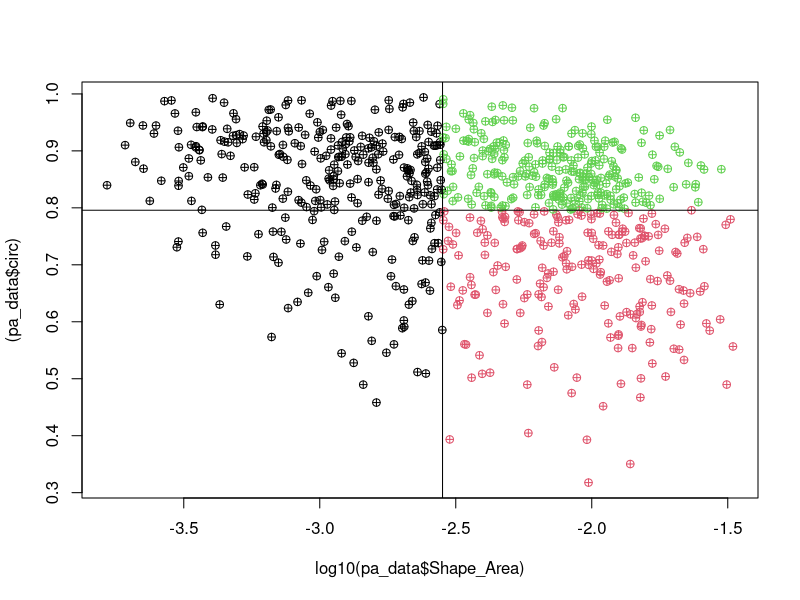
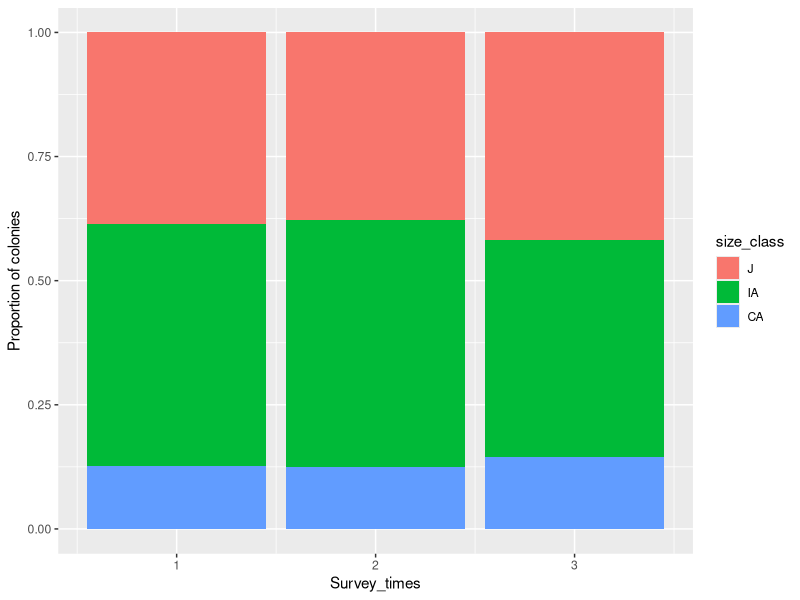
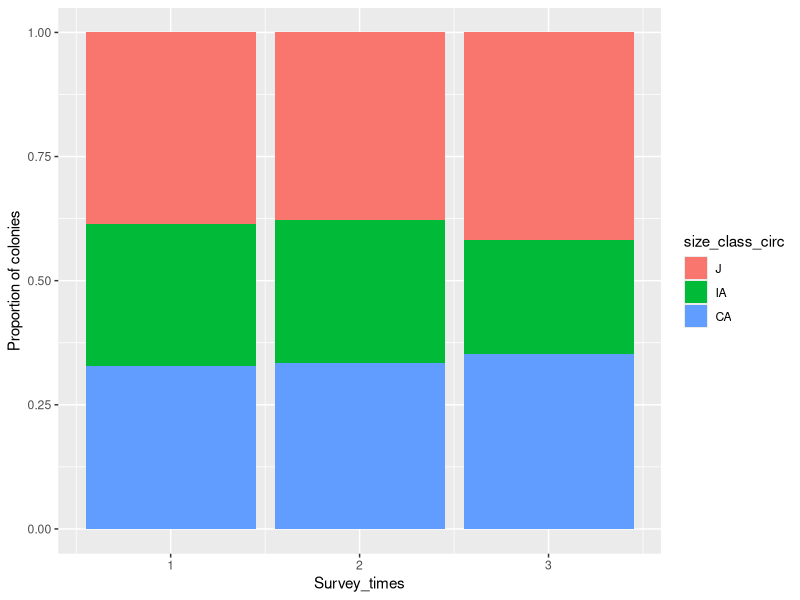
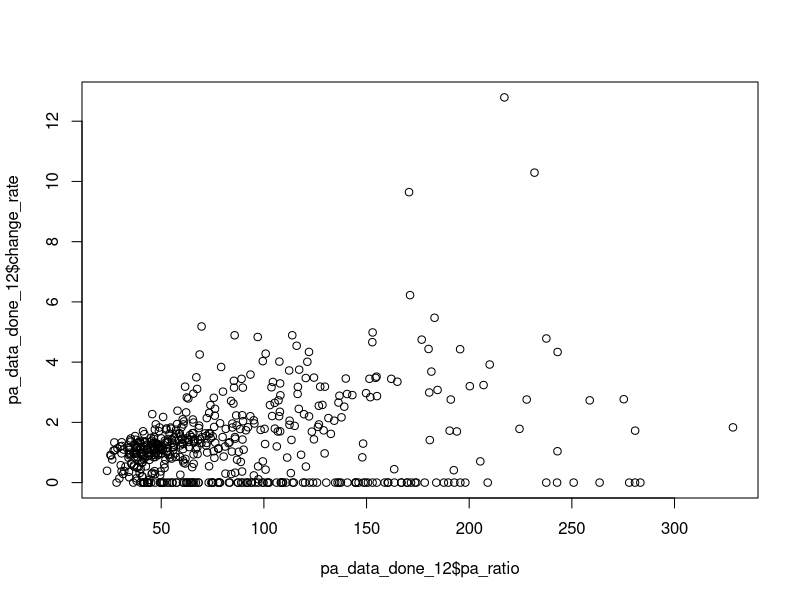
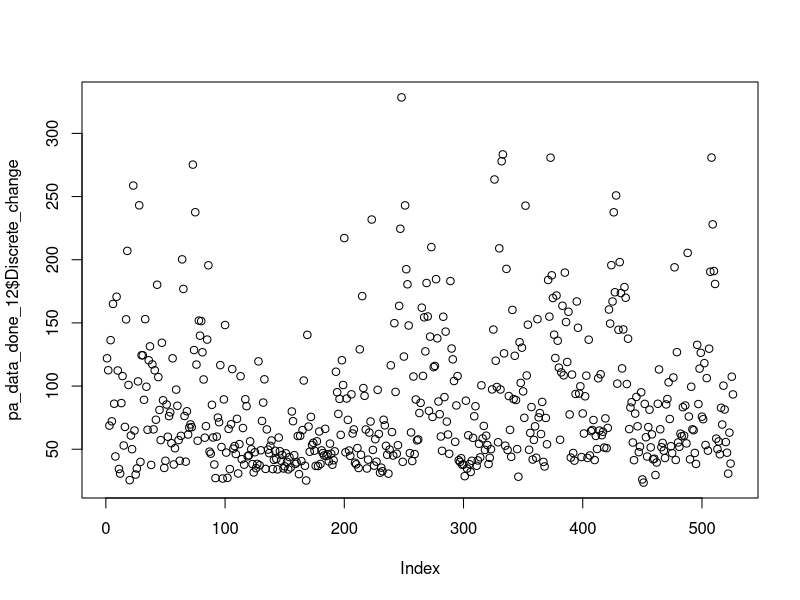
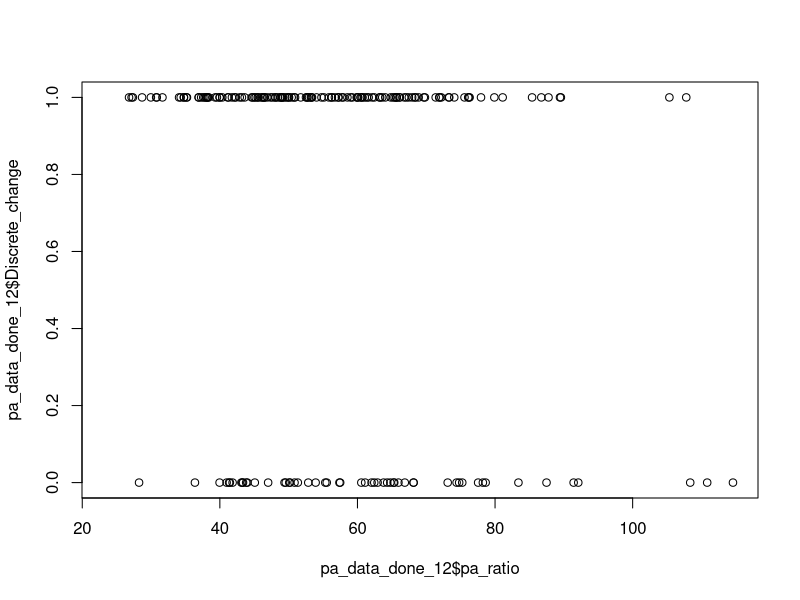
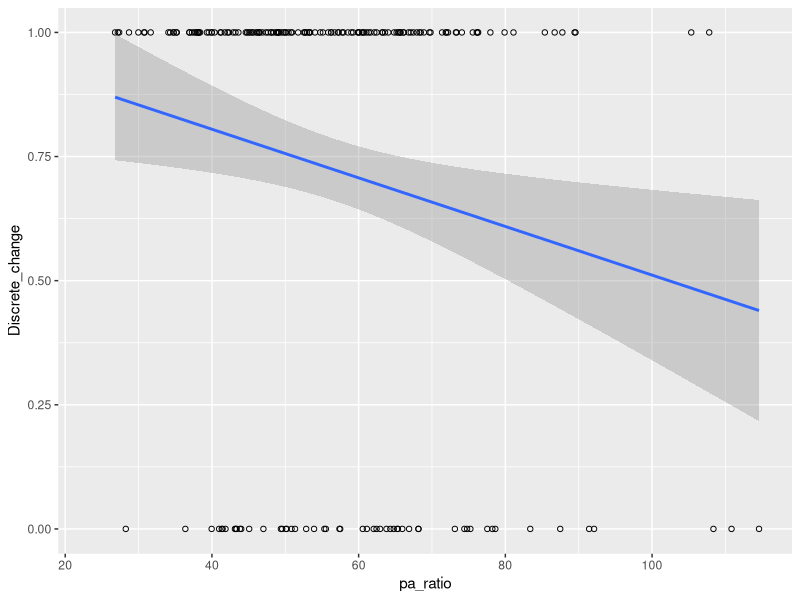
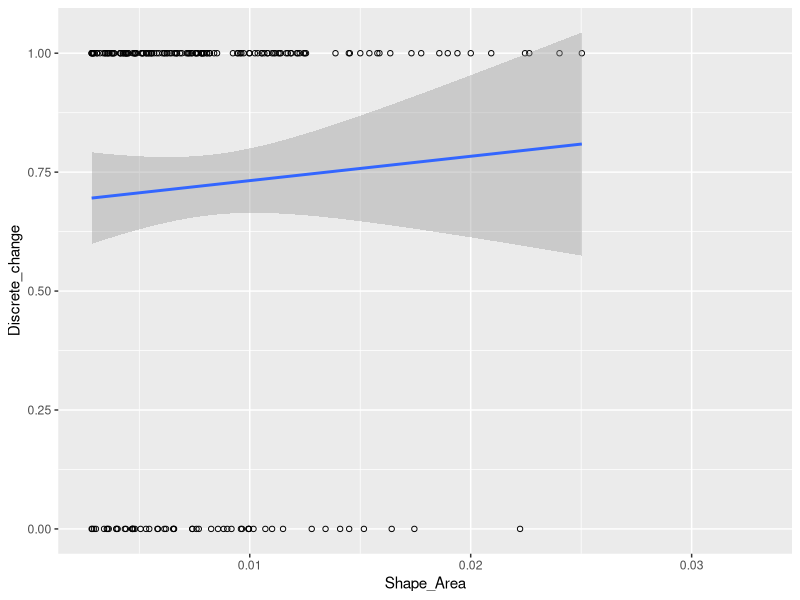

The R source for these figures, in order:
## ---- chunk 1
knitr::opts_chunk$set(echo = TRUE)
## ---- chunk 2
####LIBRARIES####
library(tidyverse)
library(readr)
## ---- chunk 3
####DATA####
pa_data <- read_csv("OL_PA_all.csv")

####CLASS CHECK####
pa_data$Shape_Length <- as.numeric(pa_data$Shape_Length)
pa_data$Shape_Area <- as.numeric(pa_data$Shape_Area)
pa_data$Survey_times <- as.numeric(pa_data$Survey_times)
pa_data$Plot_ID <- as.factor(pa_data$Plot_ID)
#pa_data$Source <- as.factor(pa_data$Source)
pa_data$Fate <- as.factor(pa_data$Fate)
pa_data$Recruit[is.na(pa_data$Recruit)] <- "N" #fill the data with NO recruit
pa_data$Recruit <- as.factor(pa_data$Recruit)
summary(pa_data)
#head(pa_data)

####Classify juvenile and adult####
pa_data$size_class[pa_data$Shape_Area<=0.002827433 ] <- 'J' #size smaller than 6 cm is juvenile
pa_data$size_class[pa_data$Shape_Area > 0.002827433] <- 'A'
pa_data$size_class <- as.factor(pa_data$size_class)

####Calculate pa_ratio####
pa_data$pa_ratio <- pa_data$Shape_Length / pa_data$Shape_Area
####Classify irregular and compact adult####
levels(pa_data$size_class) <- c(levels(pa_data$size_class), "IA", "CA")
pa_data$size_class[pa_data$pa_ratio<40 & pa_data$size_class=='A'] <- 'CA'
pa_data$size_class[pa_data$pa_ratio>=40 & pa_data$size_class=='A'] <- 'IA'

####Classify medium and large adult####
pa_data$pure_size[pa_data$Shape_Area<=0.002827433 ] <- 'S' #size smaller than 6 cm is juvenile
pa_data$pure_size[pa_data$Shape_Area>0.002827433 & pa_data$Shape_Area<= 0.06*0.06*pi] <- 'M'
pa_data$pure_size[pa_data$Shape_Area> 0.06*0.06*pi] <- 'L'
pa_data$pure_size <- as.factor(pa_data$pure_size)
pa_data$pure_size <- factor(pa_data$pure_size, levels = c("S","M","L"))

summary(pa_data)

## ---- chunk 4
pa_data$Circle_Length <- sqrt(pa_data$Shape_Area / pi) * 2 * pi
pa_data$circ <- pa_data$Circle_Length / pa_data$Shape_Length


# find the half total area of adult
half_adult_sum <- sum(pa_data$Shape_Area[pa_data$size_class != "J"]) / 2
adult_area <- 0
cutoff_circ <- NA
adult_data <- pa_data[pa_data$size_class != "J", ]
unique_areas <- sort(unique(adult_data$circ))


for (i in 1:length(unique_areas)){
  if(adult_area < half_adult_sum){
    adult_area <- adult_area + adult_data$Shape_Area[adult_data$circ == unique_areas[i]]
  }else{
    cutoff_circ <- unique_areas[i-1] #make the sum of CA IA closer
    break
  }
}

cutoff_circ


# Classify circularity by cutoff value

pa_data$size_class_circ <- NA
pa_data$size_class_circ[pa_data$Shape_Area <= 0.002827433] <- "J"
pa_data$size_class_circ[pa_data$Shape_Area > 0.002827433 & pa_data$circ <= cutoff_circ] <- "IA"
pa_data$size_class_circ[pa_data$Shape_Area > 0.002827433 & pa_data$circ > cutoff_circ] <- "CA"
pa_data$size_class_circ <- as.factor(pa_data$size_class_circ)
pa_data$size_class_circ <- factor(pa_data$size_class_circ, levels = c("J","IA","CA"))


####Plot pa_ratio with size base on morphological stages####
#data_p1 = filter(pa_data, Survey_times == 3)

plot(log10(pa_data$Shape_Area), (pa_data$circ),
     pch = 10,
     col = factor(pa_data$size_class_circ))
abline(v=log10(pi*0.03^2))#check the standard of adult
abline(h=cutoff_circ) #check the standard of compact adult

# Calculate number of J, IA, CA 
count_J_c <- sum(grepl("J", pa_data$size_class_circ))
count_IA_c <- sum(grepl("IA", pa_data$size_class_circ))
count_CA_c <- sum(grepl("CA", pa_data$size_class_circ))

pa_data$size_class_circ <- as.factor(pa_data$size_class_circ)
pa_data$size_class_circ <- factor(pa_data$size_class_circ, levels = c("J","IA","CA"))

count_IA_c
count_CA_c

##check total area
sum(pa_data$Shape_Area[pa_data$size_class_circ=="IA"])
sum(pa_data$Shape_Area[pa_data$size_class_circ=="CA"])

#GLM logestic regression , binomial, Fate 0 1
## ---- chunk 5
p1 = ggplot(data = pa_data, aes(x = Survey_times, fill = size_class,na.rm = TRUE)) + 
  geom_bar(position = "fill") +
  xlab("Survey_times") + 
  ylab("Proportion of colonies") 
p1

p1_c = ggplot(data = pa_data, aes(x = Survey_times, fill = size_class_circ,na.rm = TRUE)) + 
  geom_bar(position = "fill") +
  xlab("Survey_times") + 
  ylab("Proportion of colonies") 
p1_c

## ---- chunk 6
####Add Fate (G,S) and their sa_change####
pa_data_GS <- data.frame()
# Subset the data.frame to only include observations from the two dates of interest
for (plot_id in c("M1", "M2", "TY3")) { # loop in sites
  #print(plot_id)
  for (t in 1:2) { # loop in survey times
    #print(paste0("t=",t))
    pa_data_subset <- pa_data[pa_data$Plot_ID == plot_id,]
    pa_data_subset <- pa_data_subset[pa_data_subset$Survey_times == t | pa_data_subset$Survey_times == t+1, ]
    pa_data_subset <- pa_data_subset[!(pa_data_subset$Fate %in% c("D","Fu","Fi") & pa_data_subset$Survey_times == t), ]
    pa_data_subset <- pa_data_subset[!(pa_data_subset$Recruit == "Y"& pa_data_subset$Survey_times == t+1),] #don't calculate new colonies
    pa_data_subset <- pa_data_subset[!(!is.na(pa_data_subset$Source) & pa_data_subset$Survey_times == t+1),]
    
    # Create a new data.frame to store the area change for each coral colony
    area_change_df <- data.frame(ID = unique(pa_data_subset$ID), sa_change = NA)
    
    # Loop through each ID and calculate the area change between the two dates
    for (i in 1:length(unique(pa_data_subset$ID))) {
      #print(paste0("i=",i))
      current_id <- unique(pa_data_subset$ID)[i]
      current_area <- pa_data_subset[pa_data_subset$ID == current_id & pa_data_subset$Survey_times == t, "Shape_Area"]
      future_area <- pa_data_subset[pa_data_subset$ID == current_id & pa_data_subset$Survey_times == t+1, "Shape_Area"]
      # Check if current_area and future_area are not NA
      if (nrow(current_area) > 0 & nrow(future_area) > 0) {
        area_change <- future_area - current_area
        area_change_df[i, "sa_change"] <- area_change
      }
    }
    pa_data_subset <- pa_data_subset[pa_data_subset$Survey_times == t,] #only left t to merge
    # Merge the area change data.frame back into the original data.frame using the ID variable
    pa_data_subset$sa_change <- area_change_df$sa_change[match(pa_data_subset$ID, area_change_df$ID)]
    pa_data_GS <- rbind(pa_data_GS, pa_data_subset)
    }
}

#Calculate for growth and shrink
pa_data_GS$Fate <- ifelse(pa_data_GS$sa_change >= 0, "G", "S")
## ---- chunk 7
###Add sa_change of D ####
pa_data_D <- data.frame()

# Calculate sa_change
for (plot_id in c("M1", "M2", "TY3")) {
  for (t in 1:2) {
    # Subset the data.frame to only include D and N colonies
    pa_data_subset <- pa_data[pa_data$Plot_ID == plot_id,]
    pa_data_subset <- pa_data_subset[pa_data_subset$Survey_times == t, ]
    pa_data_subset <- pa_data_subset[pa_data_subset$Fate == "D", ]
    pa_data_subset <- pa_data_subset[complete.cases(pa_data_subset$ID), ] # clean NA rows
    
    # Create a new data.frame to store the area change for each coral colony
    area_change_df <- data.frame(ID = unique(pa_data_subset$ID), sa_change = NA)

    # Loop through each ID and calculate the area change between the two dates
    for (i in 1:length(unique(pa_data_subset$ID))) {
      #print(paste0("i=",i))
      current_id <- unique(pa_data_subset$ID)[i]
      # Calculate D 
        area_change <- 0 - pa_data_subset$Shape_Area[i] # calculate Dead sa_change
        area_change_df[i, "sa_change"] <- area_change
    }
    pa_data_subset$sa_change <- area_change_df$sa_change[match(pa_data_subset$ID, area_change_df$ID)]
    pa_data_D <- rbind(pa_data_D, pa_data_subset) #Bind subset into DN dataframe
}
}

## ---- chunk 8
###Add sa_change of Fi####
pa_data_Fi <- data.frame()

for (plot_id in c("M1", "M2", "TY3")) {
  for (t in 1:2) {
# Subset the data.frame to only include Fi colonies
    pa_data_subset <- pa_data[pa_data$Plot_ID == plot_id,]
    pa_data_subset <- pa_data_subset[pa_data_subset$Survey_times == t | pa_data_subset$Survey_times == t+1, ]
    pa_data_subset <- pa_data_subset[(pa_data_subset$Fate == "Fi" & pa_data_subset$Survey_times == t) | (!is.na(pa_data_subset$Source) & pa_data_subset$Survey_times == t+1), ]
    pa_data_subset <- pa_data_subset[complete.cases(pa_data_subset$ID), ] # clean NA rows

    pa_data_subset_1 <- pa_data_subset[pa_data_subset$Survey_times == t,] # time one data
    pa_data_subset_2 <- pa_data_subset[pa_data_subset$Survey_times == t+1,] # time two data
    
    if (nrow(pa_data_subset_1) != 0){  # check there are fi colonies or not
    # Get the ID of fission colonies
      area_change_df <- data.frame(ID = unique(pa_data_subset_1$ID), sa_change = NA)
    # Loop through Fi colonies dataframe
    for (j in 1:length(unique(pa_data_subset_1$ID))) {
      current_id_1 <- unique(pa_data_subset_1$ID)[j]
    # Loop through each ID and calculate total Fi from t+1
    Fi_total <- 0
      for (i in 1:length(unique(pa_data_subset_2$ID))) {
      #print(paste0("i=",i))
      current_id <- unique(pa_data_subset_2$ID)[i]
      # Calculate Fi
      if (pa_data_subset_2$Source[i] == current_id_1) {
      Fi_total <- Fi_total + pa_data_subset_2$Shape_Area[i] # calculate total Fi area from single colony
      }
    }
      area_change <- Fi_total - pa_data_subset_1$Shape_Area[j]
      area_change_df[j, "sa_change"] <- area_change
    }
    pa_data_subset_1$sa_change <- area_change_df$sa_change[match(pa_data_subset_1$ID, area_change_df$ID)]
    pa_data_Fi <- rbind(pa_data_Fi, pa_data_subset_1) #Bind subset into Fi dataframe
    }
  }
  }
    
## ---- chunk 9
###Add sa_change of Fu####
pa_data_Fu <- data.frame()

for (plot_id in c("M1", "M2", "TY3")) {
  for (t in 1:2) {
# Subset the data.frame to only include Fu colonies
    pa_data_subset <- pa_data[pa_data$Plot_ID == plot_id,]
    pa_data_subset <- pa_data_subset[pa_data_subset$Survey_times == t | pa_data_subset$Survey_times == t+1, ]
    pa_data_subset <- pa_data_subset[(pa_data_subset$Fate == "Fu" & pa_data_subset$Survey_times == t) | (!is.na(pa_data_subset$Source) & pa_data_subset$Survey_times == t+1), ]
    pa_data_subset <- pa_data_subset[complete.cases(pa_data_subset$ID), ] # clean NA rows

    pa_data_subset_1 <- pa_data_subset[pa_data_subset$Survey_times == t,] # time one data
    pa_data_subset_1$ID <- as.numeric(pa_data_subset_1$ID)
    pa_data_subset_2 <- pa_data_subset[pa_data_subset$Survey_times == t+1,] # time two data
    pa_data_subset_2$Source <- as.character(pa_data_subset_2$Source)
    pa_data_subset_2 <- pa_data_subset_2[grepl("\\+", pa_data_subset_2$Source) == TRUE,] # remove Fi
    
    ##Calculate total source area from subset2 first##
    if (nrow(pa_data_subset_2) != 0){  # check there are fu colonies or not
    # Get the ID of Fusion colonies
      Source_total <- data.frame(ID = unique(pa_data_subset_2$ID), Source_total = NA)
    # Loop through Time2 colonies dataframe
    for (j in 1:length(unique(pa_data_subset_2$ID))) {
    # break source into separate IDs
      Fu_list <- strsplit(as.character(pa_data_subset_2$Source)[j], "\\+")[[1]] # separate numbers
      Fu_list <- as.numeric(Fu_list)
   # Loop through each ID and calculate total Fi from t+1
    Fu_total <- 0
      for (i in 1:length(unique(pa_data_subset_1$ID))) {
      #print(paste0("i=",i))
        if ((pa_data_subset_1$ID)[i] %in% Fu_list){ #check the Fu ID match or not
          Fu_total <- Fu_total + pa_data_subset_1$Shape_Area[i] # calculate total Fu area 
        } 
    }
      Source_total[j, "Source_total"] <- Fu_total
    }
      pa_data_subset_2$Source_total <- Source_total$Source_total[match(pa_data_subset_2$ID, Source_total$ID)]
    }
    
    ##Calculate sa_change in subset1##
    if (nrow(pa_data_subset_1) != 0){  # check there are fi colonies or not
    # Get the ID of fission colonies
      area_change_df <- data.frame(ID = unique(pa_data_subset_1$ID), sa_change = NA)
    # Loop through Fu colonies dataframe
    for (j in 1:length(unique(pa_data_subset_1$ID))) {
      current_id <- unique(pa_data_subset_1$ID)[j]
    # Loop through each ID in T2 data and find total Fu area
      for (i in 1:length(unique(pa_data_subset_2$ID))) {
      #print(paste0("i=",i))
      # break source into separate IDs
      Fu_list <- strsplit(as.character(pa_data_subset_2$Source)[i], "\\+")[[1]] # separate numbers
      Fu_list <- as.numeric(Fu_list)
      # Calculate Fu area change
      if (current_id %in% Fu_list) {
        proportion <- (pa_data_subset_1$Shape_Area[j] / pa_data_subset_2$Source_total[i])
        area_change <- pa_data_subset_2$Shape_Area[i]*proportion - pa_data_subset_1$Shape_Area[j]
      }
    }
      area_change_df[j, "sa_change"] <- area_change
    }
    pa_data_subset_1$sa_change <- area_change_df$sa_change[match(pa_data_subset_1$ID, area_change_df$ID)]
    pa_data_Fu <- rbind(pa_data_Fu, pa_data_subset_1) #Bind subset into Fu dataframe
    }
  }
}

####Combine all of cleaned data####
pa_data_done <- rbind(pa_data_GS,pa_data_D,pa_data_Fi,pa_data_Fu)
#pa_data_12 <- filter(pa_data, Survey_times == 1 | Survey_times == 2)


#### Calculate changing rate
pa_data_done$change_rate <- (pa_data_done$Shape_Area+pa_data_done$sa_change) / pa_data_done$Shape_Area

# # Calculate adjusted changing rate
# pa_data_done$change_rate_ad <- (pa_data_done$Shape_Area+pa_data_done$sa_change_ad) / pa_data_done$Shape_Area

# Bind time 3 data
pa_data_done <- bind_rows(list(pa_data_done,pa_data[pa_data$Survey_times == 3,]))

## ---- chunk 10
####Plot pa_ratio and changing rate D=0 G>1####


#Filter date 
pa_data_done_12 = filter(pa_data_done, Survey_times == 1 | Survey_times == 2)

# plot pa_ratio and change rate in continuous
plot(pa_data_done_12$pa_ratio, pa_data_done_12$change_rate)


# plot pa_ratio and change rate in discrete (G=1, D=0)
pa_data_done$Discrete_change <- ifelse(pa_data_done$Fate == "D", 0, ifelse(pa_data_done$Fate == "G", 1, NA))
plot(pa_data_done_12$pa_ratio,pa_data_done_12$Discrete_change)
pa_data_done_12 = filter(pa_data_done, (Survey_times == 1 | Survey_times == 2) & size_class != "J") # remove Juvenile which have both high D and G
plot(pa_data_done_12$pa_ratio,pa_data_done_12$Discrete_change)

###plot a fit curve: pa_ratio vs change
# remove juvenile due to its both high G and D
pa_data_done_12 = filter(pa_data_done_12, size_class != "J")
p <- ggplot(data = pa_data_done_12, aes(pa_ratio,Discrete_change))+
  geom_point(shape=21)+
  geom_smooth(method="lm")
p



mod <- glm(Discrete_change ~ pa_ratio, family=binomial, data=pa_data_done_12)
summary(mod)

# Add a fit curve
fit <- lm(Discrete_change ~ poly(pa_ratio,1,raw=TRUE), data = pa_data_done_12)
cf <- coef(fit)
slope <- cf[2]
x_axis <- pa_data_done_12$pa_ratio
#plot(pa_data_done_12$pa_ratio, pa_data_done_12$Discrete_change)
#lines(x_axis, predict(fit, newdata = data.frame(pa_ratio = x_axis)))

## ---- chunk 11
###plot a fit curve: size vs change
pa_data_done_12 = filter(pa_data_done_12, size_class != "J")
p <- ggplot(data = pa_data_done_12, aes(Shape_Area,Discrete_change))+
  geom_point(shape=21)+
  geom_smooth(method="lm")
p

## ---- chunk 12
p2 = ggplot(filter(pa_data_done, Survey_times == 1 | Survey_times == 2), aes(x = size_class, fill = Fate,na.rm = TRUE)) + 
  geom_bar(position = "fill") +
  xlab("size_class") + 
  ylab("Proportion of Fates")+
  geom_text(
    aes(label=signif(..count.. / tapply(..count.., ..x.., sum)[as.character(..x..)], digits=3)),
    stat="count",
    position=position_fill(vjust=0.5))
p2

p2_c = ggplot(filter(pa_data_done, Survey_times == 1 | Survey_times == 2), aes(x = size_class_circ, fill = Fate,na.rm = TRUE)) + 
  geom_bar(position = "fill") +
  xlab("size_class_circ") + 
  ylab("Proportion of Fates")+
  geom_text(
    aes(label=signif(..count.. / tapply(..count.., ..x.., sum)[as.character(..x..)], digits=3)),
    stat="count",
    position=position_fill(vjust=0.5))
p2_c

## ---- chunk 13
### Calculate dynamics between three stages ###

dynamics_df <- data.frame()

## Find out how many J become IA and CA
for (plot_id in c("M1", "M2", "TY3")) {
  for (t in 1:2) {
#Filter date 
pa_data_subset <- pa_data_done[pa_data_done$Plot_ID == plot_id,]
pa_data_done_1 <- filter(pa_data_subset, Survey_times == t)
pa_data_done_2 <- filter(pa_data_subset, Survey_times == t+1)

# create a dataframe store morphological dynamic (ex. J Fu to CA = JFuCA)
morpho_dynamic <- data.frame(ID = unique(pa_data_done_1$ID),dynamic = NA, stage = NA, change_ratio = NA)

for (j in 1:length(unique(pa_data_done_1$ID))) {
      current_id <- unique(pa_data_done_1$ID)[j]
    # Loop through each ID in T2 data and find corresponding size class 
      for (i in 1:length(unique(pa_data_done_2$ID))) {
          # Combine the size class in different times and the caused fate
          if (pa_data_done_1$Fate[j] == "S" | pa_data_done_1$Fate[j] == "G"){
            if (current_id == pa_data_done_2$ID[i]){ # check the ID is match
              morpho_dynamic$stage[j] <- as.character(pa_data_done_1$size_class_circ[j])
              morpho_dynamic$dynamic[j] <- paste0(pa_data_done_1$Fate[j],pa_data_done_2$size_class_circ[i])
              morpho_dynamic$dynamic_p[j] <- paste0(pa_data_done_1$Fate[j],pa_data_done_2$pure_size[i])
              morpho_dynamic$change_ratio[j] <- pa_data_done_1$change_rate[j]
              morpho_dynamic$area[j] <- pa_data_done_1$Shape_Area[j]
              morpho_dynamic$sa_change[j] <- pa_data_done_1$sa_change[j]
              #morpho_dynamic$change_rate_ad[j] <- pa_data_done_1$change_rate_ad[j]
            } 
          } else if (pa_data_done_1$Fate[j] == "Fu"){
      # break source into separate IDs
      Fu_list <- strsplit(as.character(pa_data_done_2$Source)[i], "\\+")[[1]] 
      Fu_list <- as.numeric(Fu_list)
            if (current_id %in% Fu_list){
              morpho_dynamic$stage[j] <- as.character(pa_data_done_1$size_class_circ[j])
              morpho_dynamic$dynamic[j] <- paste0(pa_data_done_1$Fate[j],pa_data_done_2$size_class_circ[i])
              morpho_dynamic$dynamic_p[j] <- paste0(pa_data_done_1$Fate[j],pa_data_done_2$pure_size[i])
              morpho_dynamic$change_ratio[j] <- pa_data_done_1$change_rate[j]
              morpho_dynamic$area[j] <- pa_data_done_1$Shape_Area[j]
              morpho_dynamic$sa_change[j] <- pa_data_done_1$sa_change[j]
              #morpho_dynamic$change_rate_ad[j] <- pa_data_done_1$change_rate_ad[j]
            }
          } else if (pa_data_done_1$Fate[j] == "Fi") { ###CHeck
            current_id <- as.character(current_id)
          if (current_id == pa_data_done_2$Source[i] & !is.na(pa_data_done_2$Source[i])){ # check the ID is match
            morpho_dynamic$stage[j] <- as.character(pa_data_done_1$size_class_circ[j])
              morpho_dynamic$dynamic[j] <- paste0(pa_data_done_1$Fate[j],pa_data_done_2$size_class_circ[i])
              morpho_dynamic$dynamic_p[j] <- paste0(pa_data_done_1$Fate[j],pa_data_done_2$pure_size[i])
              indices <- which(pa_data_done_2$Source %in% pa_data_done_1$ID[j])
              Fi_total <- sum(pa_data_done_2$Shape_Area[indices])
              morpho_dynamic$change_ratio[j] <- pa_data_done_1$change_rate[j]
              morpho_dynamic$area[j] <- pa_data_done_1$Shape_Area[j]
              morpho_dynamic$sa_change[j] <- pa_data_done_1$sa_change[j]
              #morpho_dynamic$change_rate_ad[j] <- pa_data_done_1$change_rate_ad[j]
            }
          } else if (pa_data_done_1$Fate[j] == "D") {
            morpho_dynamic$stage[j] <- as.character(pa_data_done_1$size_class_circ[j])
          morpho_dynamic$dynamic[j] <- "D"
          morpho_dynamic$dynamic_p[j] <- "D"
          morpho_dynamic$change_ratio[j] <- pa_data_done_1$change_rate[j]
          morpho_dynamic$area[j] <- pa_data_done_1$Shape_Area[j]
          morpho_dynamic$sa_change[j] <- pa_data_done_1$sa_change[j]
          #morpho_dynamic$change_rate_ad[j] <- pa_data_done_1$change_rate_ad[j]
        }
    }
    }
morpho_dynamic$Survey_times <- t
morpho_dynamic$Site <- plot_id
morpho_dynamic$pure_size <- pa_data_done_1$pure_size #add pure_size
dynamics_df <- rbind(dynamics_df, morpho_dynamic)
  }
}

## ---- chunk 14
dynamics_df_1 <- filter(dynamics_df)
### Plot proportion of morphological dynamics
p2 = ggplot(data = subset(dynamics_df_1, !is.na(dynamic)), aes(x = factor(stage,levels = c("J","IA","CA")), fill = dynamic, na.rm = TRUE)) + 
  geom_bar(position = "fill") +
  geom_text(
    aes(label=signif(..count.. / tapply(..count.., ..x.., sum)[as.character(..x..)], digits=3)),
    stat="count",
    position=position_fill(vjust=0.5))+
  xlab("Stage") + 
  ylab("Proportion of colonies") 
p2



## ---- chunk 15
#standerdize ratio by survey time

dynamics_df$ratio_ad <-  ifelse(dynamics_df$Survey_time == 1 & dynamics_df$Site == "M1",
                                    dynamics_df$change_ratio * 12/17,
                                    ifelse(
                                    dynamics_df$Survey_time == 2 & dynamics_df$Site == "M1",
                                    dynamics_df$change_ratio * 12/9,
                                    ifelse(
                                    dynamics_df$Survey_time == 1 & dynamics_df$Site == "M2",
                                    dynamics_df$change_ratio * 12/15,
                                    ifelse(
                                    dynamics_df$Survey_time == 2 & dynamics_df$Site == "M2",
                                    dynamics_df$change_ratio * 12/11,
                                    ifelse(
                                    dynamics_df$Survey_time == 1 & dynamics_df$Site == "TY3",
                                    dynamics_df$change_ratio * 12/18,
                                    ifelse(
                                    dynamics_df$Survey_time == 2 & dynamics_df$Site == "TY3",
                                    dynamics_df$change_ratio * 12/8,
                                    dynamics_df$change_ratio
                                    )
                                    )
                                    )
                                    )
                                    )
)


### Calculate mean change ratio in each stage
dynamics_df_J <- filter(dynamics_df, stage == "J" )#& Survey_times == 2)
dynamics_df_IA <- filter(dynamics_df, stage == "IA") #& Survey_times == 2 )
dynamics_df_CA <- filter(dynamics_df, stage == "CA")  #& Survey_times == 2)

change_ratio_J <- dynamics_df_J %>%
  group_by(dynamic) %>%
  summarize(mean_x = mean(ratio_ad), count = n())

change_ratio_IA <- dynamics_df_IA %>%
  group_by(dynamic) %>%
  summarize(mean_x = mean(ratio_ad), count = n())

change_ratio_CA <- dynamics_df_CA %>%
  group_by(dynamic) %>%
  summarize(mean_x = mean(ratio_ad), count = n())

# 
# #filter(Change_ratio_df,dynamic == "FuIA" & dynamic == "J") #WTF it is not working?????
# a <- change_ratio_df[change_ratio_df$dynamic=="GJ" &!is.na(change_ratio_df$dynamic),]
# a
# mean(a$ratio)
## ---- chunk 16
### calculate change ratio of area between each stage
dynamics_df_J <- filter(dynamics_df, stage == "J" )#& Survey_times == 2) #& Survey_times == t
dynamics_df_IA <- filter(dynamics_df, stage == "IA")# & Survey_times == 2)
dynamics_df_CA <- filter(dynamics_df, stage == "CA")# & Survey_times == 2)

# calculate for J
total_area_J <- sum(dynamics_df_J$area)
dynamic_J <- dynamics_df_J %>% 
  group_by(dynamic) %>% 
  summarize(sum_area = sum(area), N=n())
dynamic_J$sum_ratio <- dynamic_J$sum_area / total_area_J


# calculate for IA
total_area_IA <- sum(dynamics_df_IA$area)
dynamic_IA <- dynamics_df_IA %>% 
  group_by(dynamic) %>% 
  summarize(sum_area = sum(area), N=n())
dynamic_IA$sum_ratio <- dynamic_IA$sum_area / total_area_IA

# calculate for CA
total_area_CA <- sum(dynamics_df_CA$area)
dynamic_CA <- dynamics_df_CA %>% 
  group_by(dynamic) %>% 
  summarize(sum_area = sum(area), N=n())
 dynamic_CA$sum_ratio <- dynamic_CA$sum_area / total_area_CA


## calculate for recruitment
recruit_t1 <- filter(pa_data_done, Recruit == "Y" & Survey_times == 2)
IA_t1 <- filter(pa_data_done, size_class_circ == "IA" & Survey_times == 1)
CA_t1 <- filter(pa_data_done, size_class_circ == "CA" & Survey_times == 1)
recruit_t2 <- filter(pa_data_done, Recruit == "Y" & Survey_times == 3)
IA_t2 <- filter(pa_data_done, size_class_circ == "IA" & Survey_times == 2)
CA_t2 <- filter(pa_data_done, size_class_circ == "CA" & Survey_times == 2)

sum_r_t1 <- sum(recruit_t1$Shape_Area)
sum_IA_t1 <- sum(IA_t1$Shape_Area)
sum_CA_t1 <- sum(CA_t1$Shape_Area)

sum_r_t2 <- sum(recruit_t2$Shape_Area)
sum_IA_t2 <- sum(IA_t2$Shape_Area)
sum_CA_t2 <- sum(CA_t2$Shape_Area)

# assume 1/2 recruit from IA and 1/2 from CA

R_IA_t1 <- (1/2*sum_r_t1) / sum_IA_t1
R_CA_t1 <- (1/2*sum_r_t1) / sum_CA_t1

R_IA_t2 <- (1/2*sum_r_t2) / sum_IA_t2
R_CA_t2 <- (1/2*sum_r_t2) / sum_CA_t2

# adult recruit contribution
(R_IA_t1 + R_IA_t2) * 1/2
(R_CA_t1 + R_CA_t2) * 1/2
## ---- chunk 17
recruit_t1 <- filter(pa_data_done, Recruit == "Y" & Survey_times == 2)
IA_t1 <- filter(pa_data_done, size_class_circ == "IA" & Survey_times == 1)
CA_t1 <- filter(pa_data_done, size_class_circ == "CA" & Survey_times == 1)
recruit_t2 <- filter(pa_data_done, Recruit == "Y" & Survey_times == 3)
IA_t2 <- filter(pa_data_done, size_class_circ == "IA" & Survey_times == 2)
CA_t2 <- filter(pa_data_done, size_class_circ == "CA" & Survey_times == 2)

sum_r_t1 <- sum(recruit_t1$Shape_Area)
sum_IA_t1 <- sum(IA_t1$Shape_Area)
sum_CA_t1 <- sum(CA_t1$Shape_Area)

sum_r_t2 <- sum(recruit_t2$Shape_Area)
sum_IA_t2 <- sum(IA_t2$Shape_Area)
sum_CA_t2 <- sum(CA_t2$Shape_Area)

# Annual recruitment rate
(sum_r_t1 / (sum_IA_t1 + sum_CA_t1)) * 12/15 # T1 recruit (proportion of adult)
(sum_r_t2 / (sum_IA_t2 + sum_CA_t2)) * 12/9
## ---- chunk 18

# Classify the count base on diameter
pa_data_done$size_str[pa_data_done$Shape_Area<= 0.01*0.01*pi ] <- '0~2' 
pa_data_done$size_str[pa_data_done$Shape_Area> 0.01*0.01*pi & pa_data_done$Shape_Area <= 0.02*0.02*pi] <- '2~4' 
pa_data_done$size_str[pa_data_done$Shape_Area> 0.02*0.02*pi & pa_data_done$Shape_Area <= 0.03*0.03*pi] <- '4~6' 
pa_data_done$size_str[pa_data_done$Shape_Area> 0.03*0.03*pi & pa_data_done$Shape_Area <= 0.04*0.04*pi] <- '6~8' 
pa_data_done$size_str[pa_data_done$Shape_Area> 0.04*0.04*pi & pa_data_done$Shape_Area <= 0.05*0.05*pi] <- '8~10' 
pa_data_done$size_str[pa_data_done$Shape_Area> 0.05*0.05*pi & pa_data_done$Shape_Area <= 0.06*0.06*pi] <- '10~12' 
pa_data_done$size_str[pa_data_done$Shape_Area> 0.06*0.06*pi & pa_data_done$Shape_Area <= 0.07*0.07*pi] <- '12~14' 
pa_data_done$size_str[pa_data_done$Shape_Area> 0.07*0.07*pi & pa_data_done$Shape_Area <= 0.08*0.08*pi] <- '14~16'
pa_data_done$size_str[pa_data_done$Shape_Area> 0.08*0.08*pi & pa_data_done$Shape_Area <= 0.09*0.09*pi] <- '16~18' 
pa_data_done$size_str[pa_data_done$Shape_Area> 0.09*0.09*pi & pa_data_done$Shape_Area <= 0.10*0.10*pi] <- '18~20'
pa_data_done$size_str[pa_data_done$Shape_Area> 0.10*0.10*pi ] <- '>20' 
pa_data_done$size_str <- as.factor(pa_data_done$size_str)

## ---- chunk 19
###### Size
df_J <- filter(pa_data_done, size_class_circ=="J" )#& Survey_times == 3)
df_IA <- filter(pa_data_done, size_class_circ=="IA")#& Survey_times == 3)
df_CA <- filter(pa_data_done, size_class_circ=="CA")#& Survey_times == 3)

# Count the number of occurrences of each category in the size_str column
counts_J <- table(df_J$size_str)
counts_IA <- table(df_IA$size_str)
counts_CA <- table(df_CA$size_str)

# Create a data frame with the counts and the category names
df_J <- as.data.frame(counts_J)
df_J$size_class_circ <- "J" 
df_IA <- as.data.frame(counts_IA)
df_IA$size_class_circ <- "IA" 
df_CA <- as.data.frame(counts_CA)
df_CA$size_class_circ <- "CA" 
df <- rbind(df_J,df_IA,df_CA)

myorder <-c("0~2", "2~4", "4~6","6~8","8~10","10~12","12~14","14~16","16~18","18~20",">20")
df$Var1 <- reorder(df$Var1, match(df$Var1, myorder))

df$size_class_circ <- factor(df$size_class_circ, levels = c("CA","IA","J"))

ggplot(df, aes(fill=size_class_circ, y=Freq, x=Var1))+
  geom_bar(position = "stack", stat = "identity")

